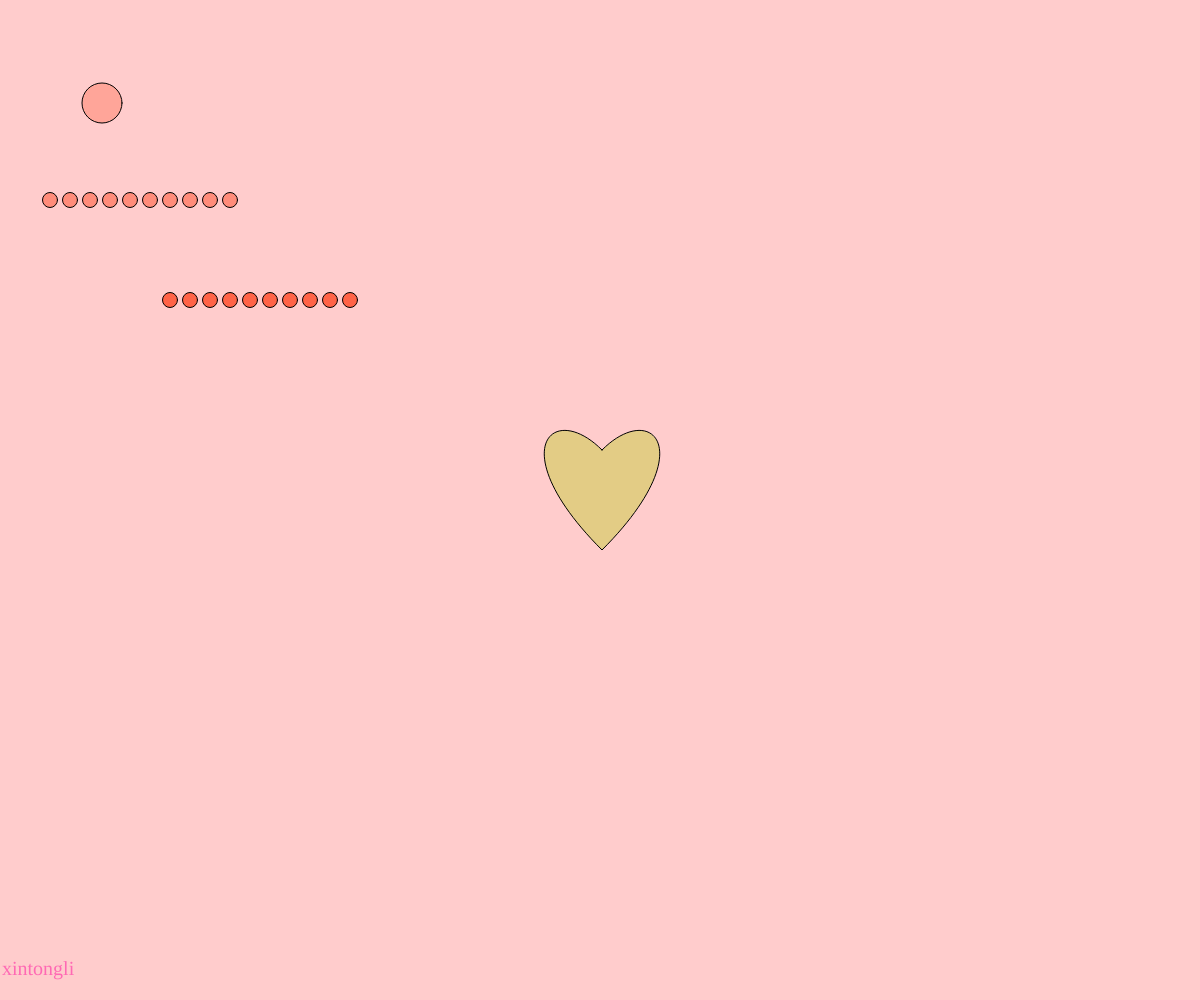
Frame 1 (no input)
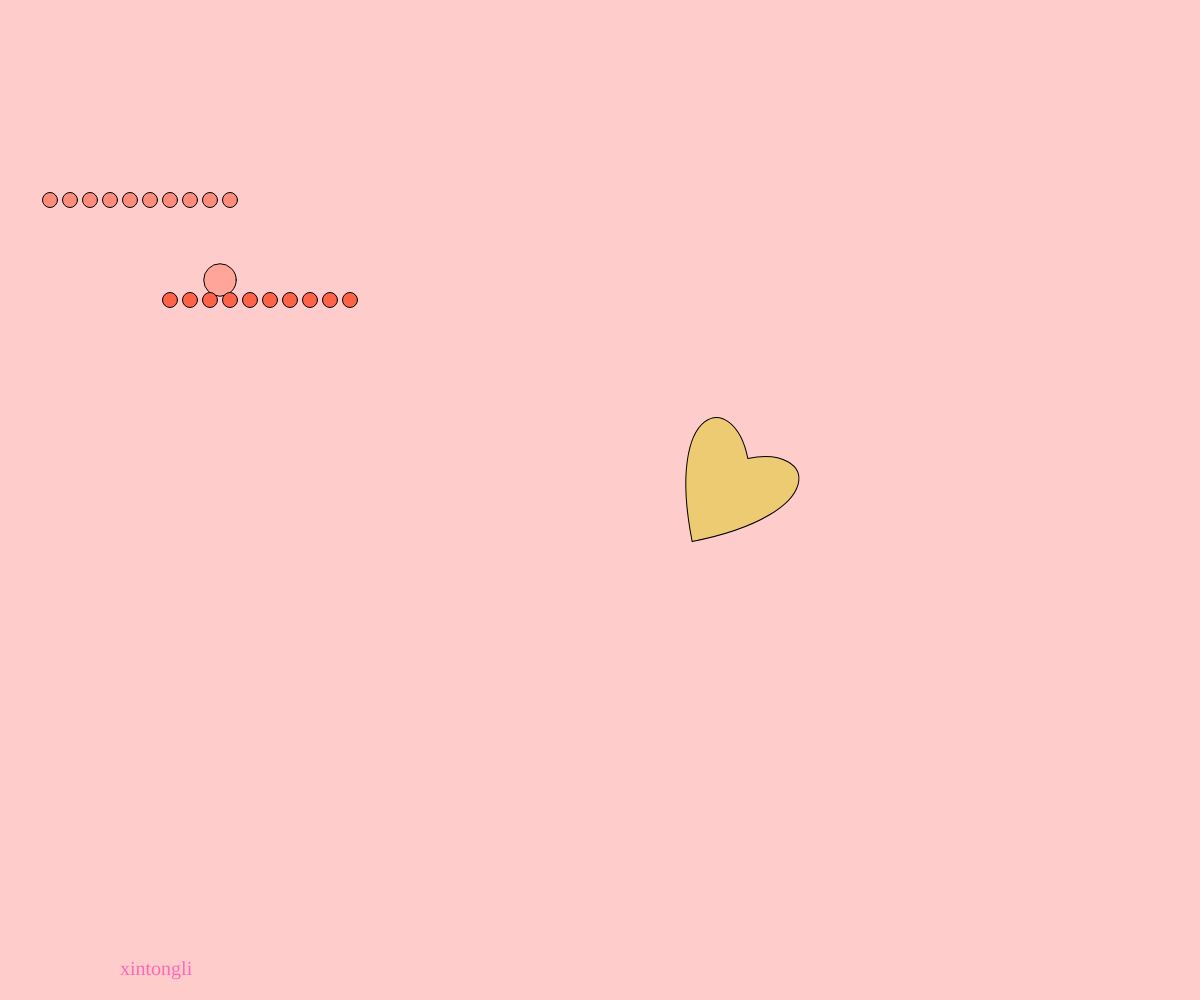
Frame 60 (no input)
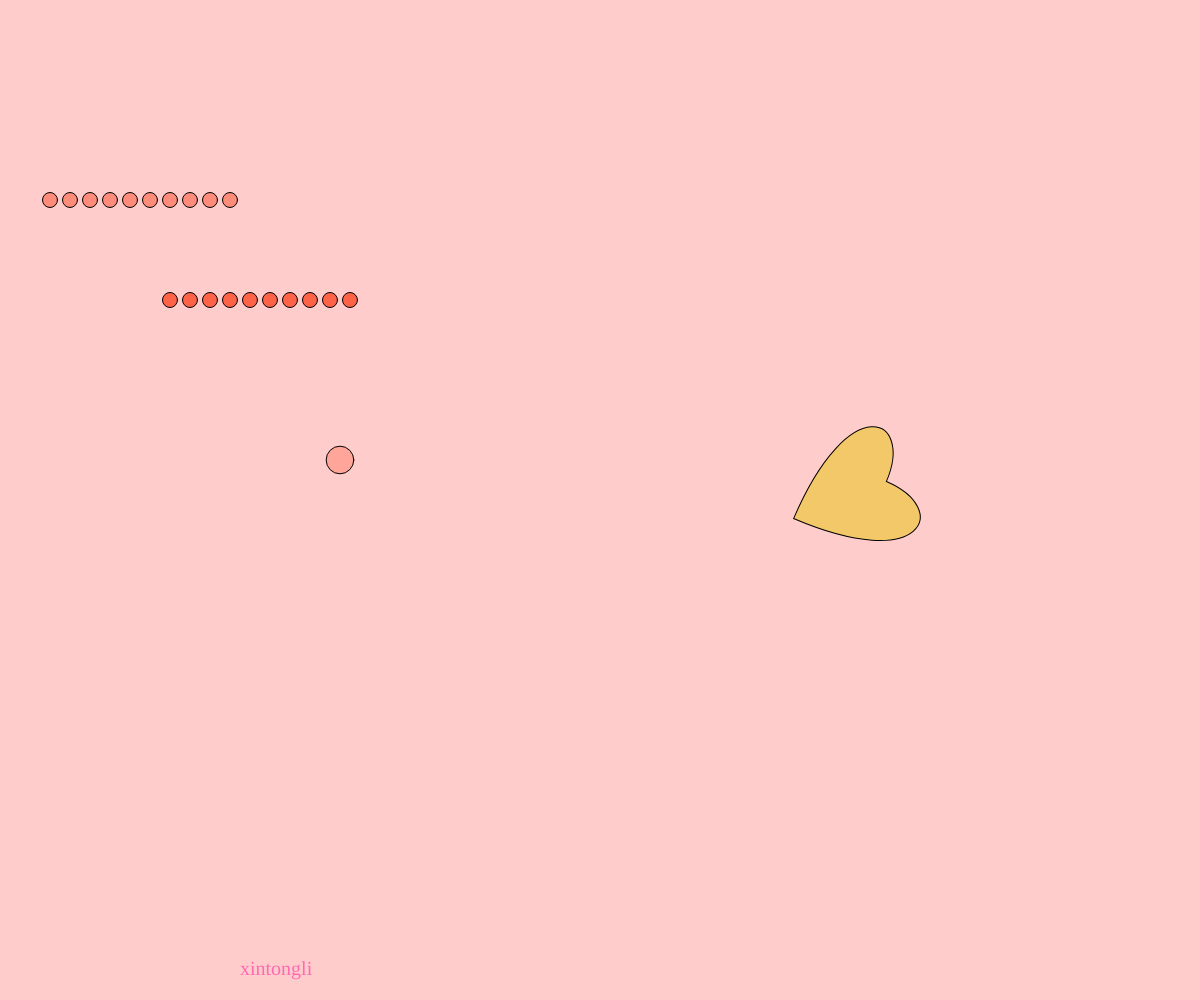
Frame 120 (the mouse pressed at the canvas centre since frame 60)

The p5.js sketch that drew these frames (run headless with seeded random() and noise() and a simulated clock; from frame 60 on, the mouse is pressed at the canvas centre):

// p5.js sketch
// ── sketch.js
let angle = 0;
let squareX = 0;
let ball = {
  x: 100,
  y: 100,
  radius: 20,
  xSpeed: 2,
  ySpeed: 3
};

let nameX = 0; 
let nameDirection = 1; 

function setup() {
  createCanvas(windowWidth, windowHeight);
  textFont('Georgia'); 
  textSize(20);
}

function draw() {
  background(255, 204, 204); 

  let r = map(sin(frameCount * 0.1), -1, 1, 255, 204); 
  let g = map(cos(frameCount * 0.1), -1, 1, 153, 204); 
  let b = map(sin(frameCount * 0.2), -1, 1, 102, 153); 

  fill(r, g, b); 
  squareX += 2; 
  if (squareX > width) {
    squareX = -100; 
  }

  push();
  translate(width / 2 + squareX, height / 2);
  rotate(angle);
  
  beginShape();
  vertex(0, -50);
  bezierVertex(50, -100, 100, -50, 0, 50); 
  bezierVertex(-100, -50, -50, -100, 0, -50); 
  endShape(CLOSE);
  
  pop();

  angle += 0.01;

  ball.x += ball.xSpeed;
  ball.y += ball.ySpeed;

  if (ball.x > width - ball.radius || ball.x < ball.radius) {
    ball.xSpeed *= -1;
  }
  if (ball.y > height - ball.radius || ball.y < ball.radius) {
    ball.ySpeed *= -1;
  }

  fill(255, 165, 153); 
  ellipse(ball.x, ball.y, ball.radius * 2);

  ball.radius = 20 + 10 * sin(frameCount * 0.1);

  for (let i = 0; i < 10; i++) {
    fill(255, 140, 122);
    ellipse(50 + i * 20, 200, 15);
  }

  for (let j = 0; j < 10; j++) {
    fill(255, 99, 71); 
    ellipse(350 - j * 20, 300, 15);
  }

  nameX += nameDirection * 2; 
  if (nameX > width - 100 || nameX < 0) {
    nameDirection *= -1; 
  }

  fill(255, 105, 180); 
  textAlign(LEFT, BOTTOM);
  text("xintongli", nameX, height - 20); 
}
